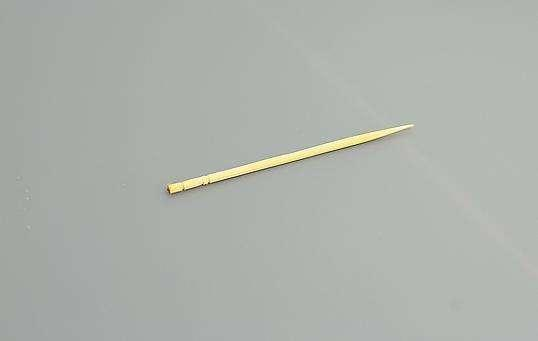
#> input picture Wasnet/data_enh/center_img/img_1288.jpg, 538 x 341 px
$ python test_centerimg.py
#> lines starting #> are read from the running program, lines starting #| are printed output that depends on the picture
# -*- coding: utf-8 -*-
"""
 @Time    : 20-1-4 下午4:28
 @Author  : yangzh
 @Email   : 1725457378@qq.com
 @File    : test_centerimg.py
"""
import numpy as np
from PIL import Image
import matplotlib.pyplot as plt

def resize_scale(img,img_size,fill_value=120):

    scale = img_size / max(img.size[:2])
    img = img.resize((int(img.size[0] * scale), int(img.size[1] * scale)))
    img = np.array(img)

    h, w = img.shape[:2]
    shape = (img_size, img_size) + img.shape[2:]
    background = np.full(shape, fill_value, np.uint8)
    center_x = (img_size - w) // 2
    center_y = (img_size - h) // 2
    background[center_y:center_y + h, center_x:center_x + w] = img

    return background

if __name__ == '__main__':
    img_np = []
    img_size = 224

    img_path = './center_img/img_1288.jpg'
    img = Image.open(img_path)
#> img is the input picture: PIL image 538x341 RGB; mean R, G, B 173.3, 178, 171.7
    img_np.append(img)

    resize_img = img.resize((img_size,img_size))
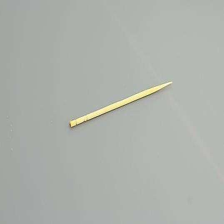
#> resize_img: PIL image 224x224 RGB; mean R, G, B 173.3, 178, 171.7
    img_np.append(resize_img)

    scale_img = resize_scale(img, img_size)
#> in resize_scale, `background[center_y:center_y + h, center_x:center_x + w] = img`:
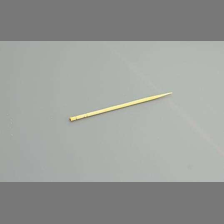
#> background: shape (224, 224, 3); mean R, G, B 153.6, 156.5, 152.6
    img_np.append(scale_img)

    fig = plt.figure(figsize=(30, 16))
    for i in range(0, 3):
        ax = fig.add_subplot(1, 3, i + 1)
        plt.imshow(img_np[i])
        plt.axis('off')
    plt.savefig('./center_img/img_1288_center.jpg')
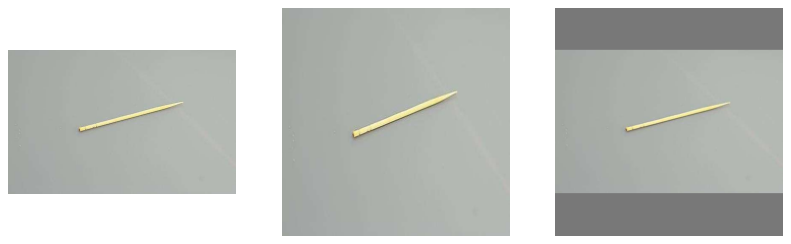
#> figure drawn by matplotlib, 3 panels
    plt.show( )

$ run again, with Wasnet/data_enh/center_img/img_1189.jpg copied over Wasnet/data_enh/center_img/img_1288.jpg
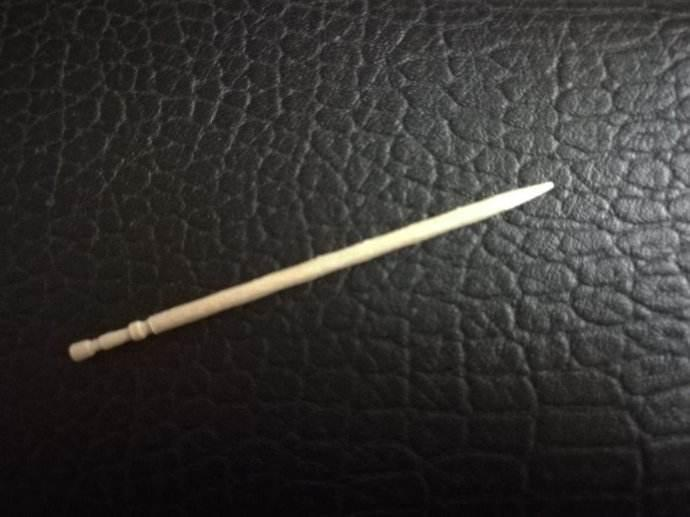
#> input picture Wasnet/data_enh/center_img/img_1189.jpg, 690 x 517 px
#> img is the input picture: PIL image 690x517 RGB; mean R, G, B 51.9, 50.4, 48.5
#> img: PIL image 223x167 RGB
#> in resize_scale, `background[center_y:center_y + h, center_x:center_x + w] = img`:
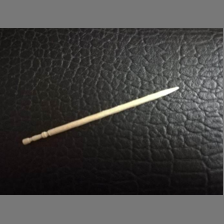
#> background: shape (224, 224, 3); mean R, G, B 69.4, 68.3, 66.9
#> `plt.savefig('./center_img/img_1288_center.jpg')`:
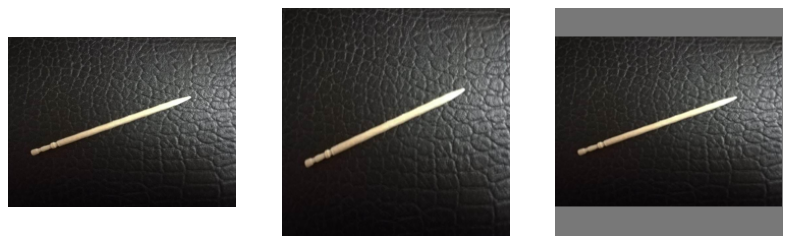
#> figure drawn by matplotlib, 3 panels

$ run again, with Wasnet/data_enh/center_img/img_1232.jpg copied over Wasnet/data_enh/center_img/img_1288.jpg
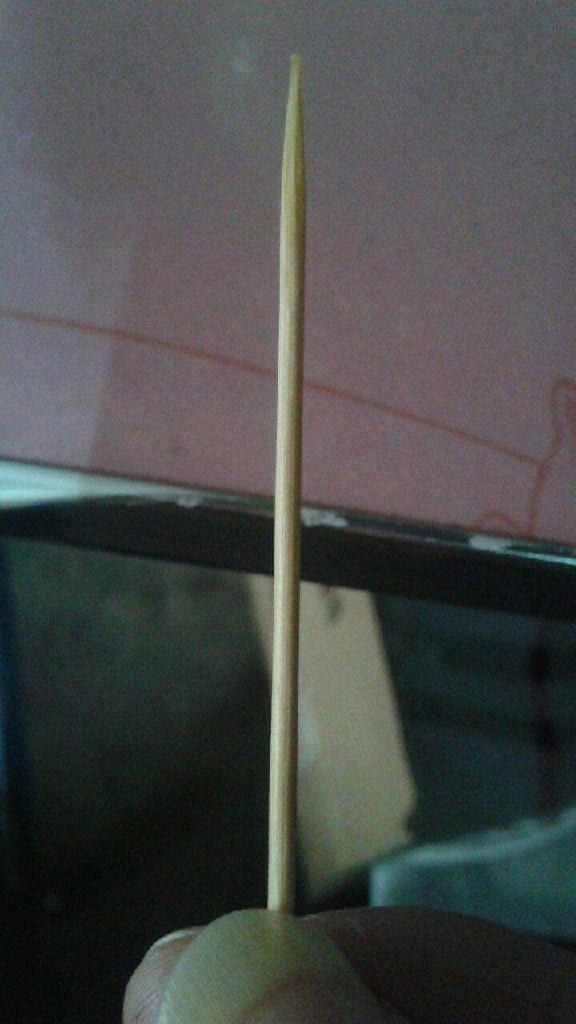
#> input picture Wasnet/data_enh/center_img/img_1232.jpg, 576 x 1024 px
#> img is the input picture: PIL image 576x1024 RGB; mean R, G, B 71.7, 74.4, 73
#> img: PIL image 126x224 RGB
#> in resize_scale, `background[center_y:center_y + h, center_x:center_x + w] = img`:
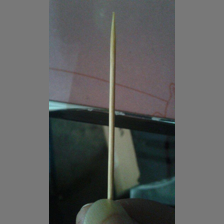
#> background: shape (224, 224, 3); mean R, G, B 92.8, 94.3, 93.6
#> `plt.savefig('./center_img/img_1288_center.jpg')`:
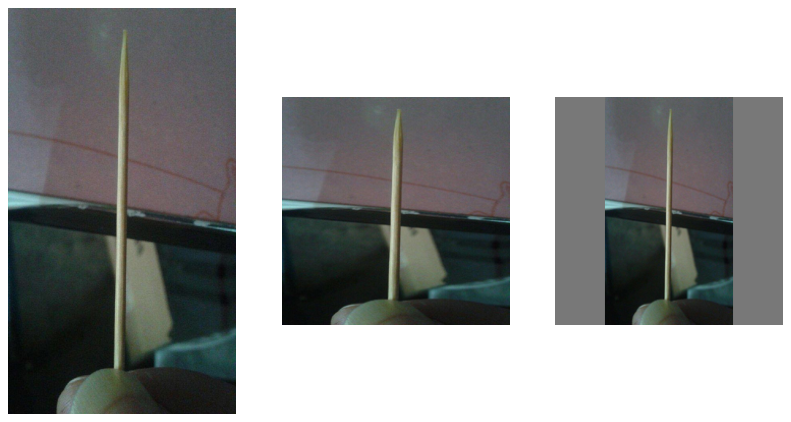
#> figure drawn by matplotlib, 3 panels
